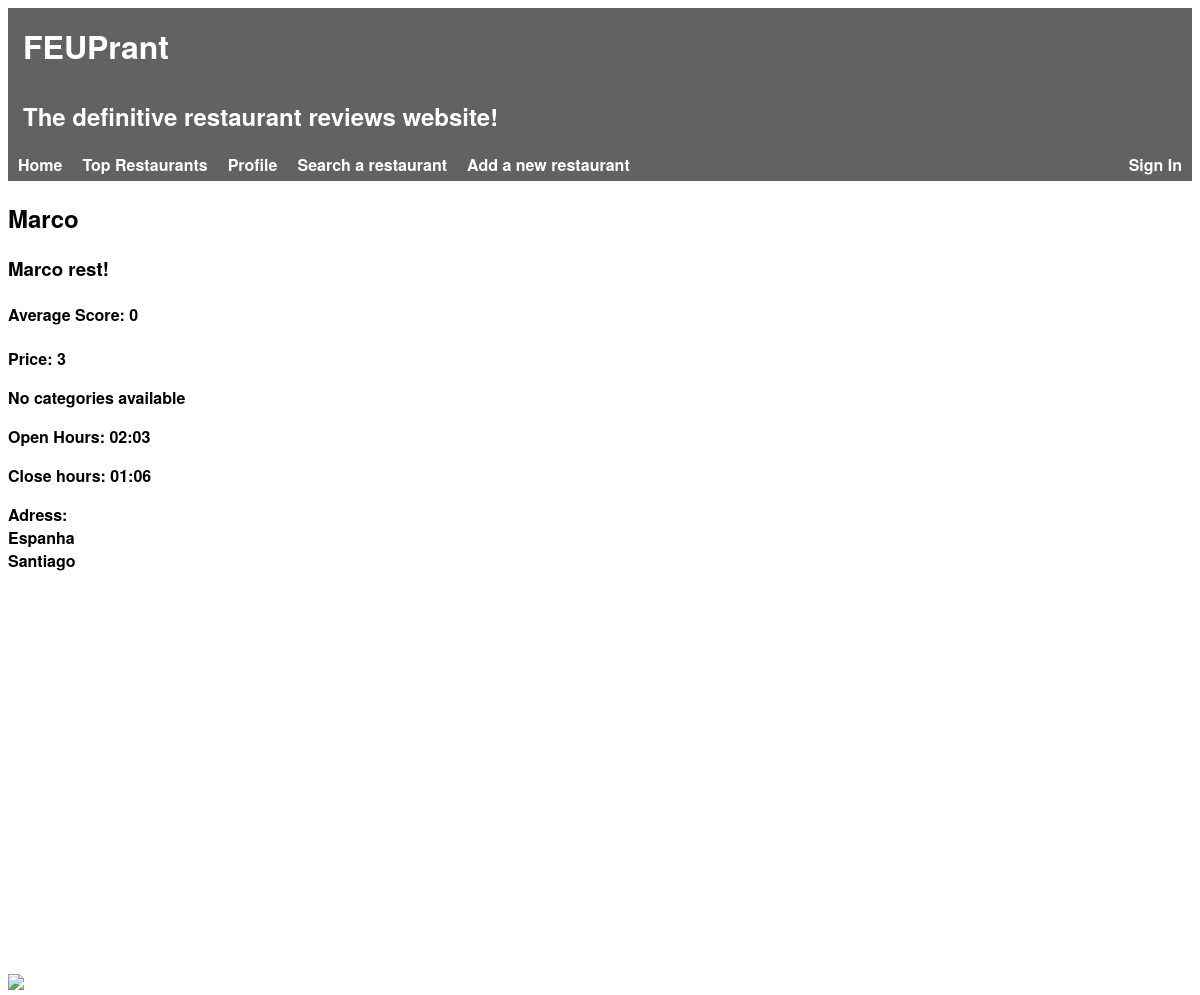
Before: /templates/restaurant.php?idRestaurant=8 with the older database file.
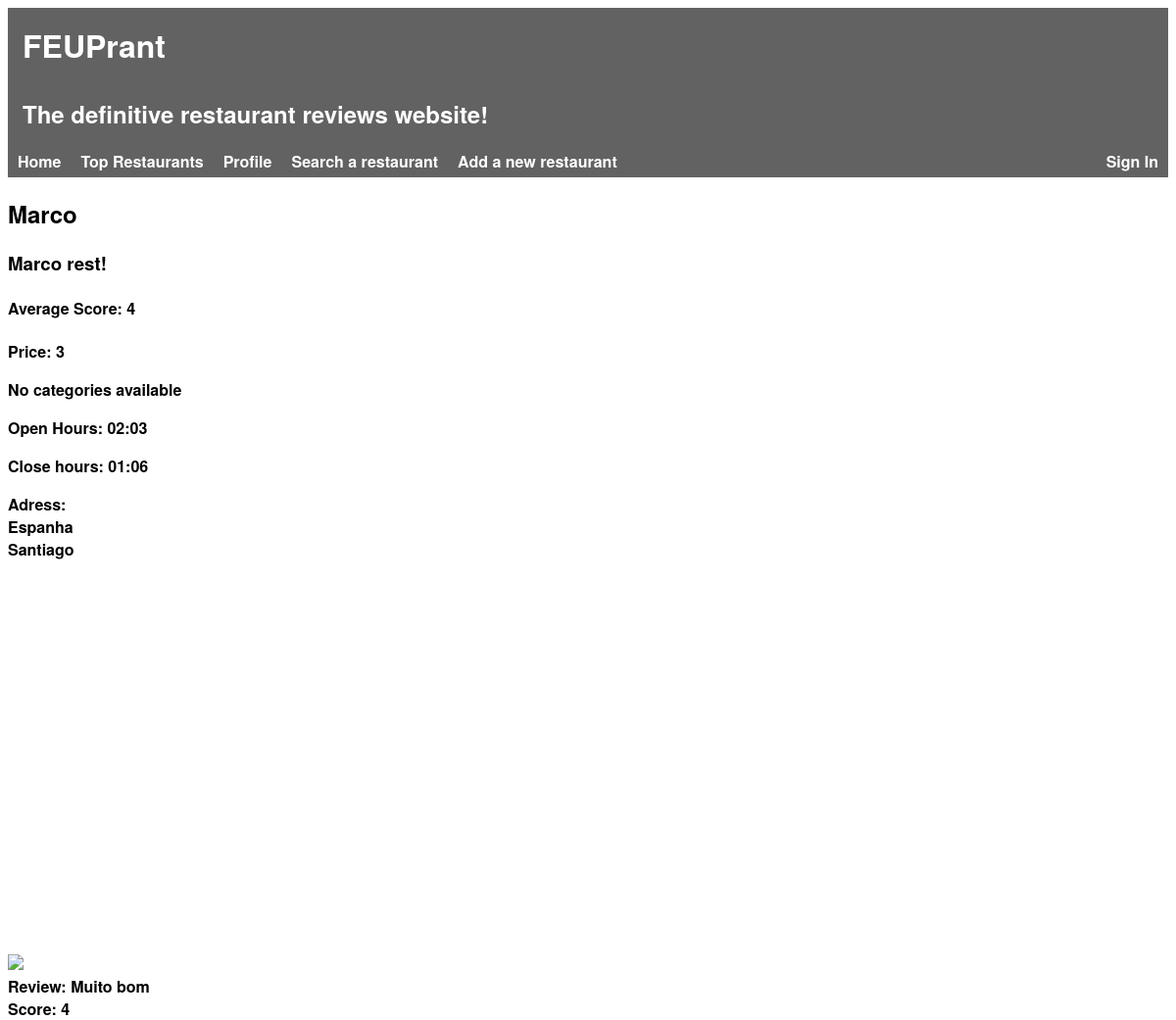
After: the same page with the newer database file.
### tables this page shows
CREATE TABLE Restaurant(
    idRestaurant        INTEGER PRIMARY KEY AUTOINCREMENT,
    name                STRING NOT NULL,
    description         STRING NOT NULL,
    score               FLOAT NOT NULL,

    idOwner             INTEGER REFERENCES User(idUser),
    idRestaurantInfo    INTEGER REFERENCES RestaurantInfo(idRestaurantInfo)
);

CREATE TABLE Review(
    idReview        INTEGER PRIMARY KEY AUTOINCREMENT,
    score           INTEGER NOT NULL,
    comment         STRING,

    idRestaurant    INTEGER REFERENCES Restaurant(idRestaurant),
    idUser          INTEGER REFERENCES User(idUser)
);

### database/db_restaurants.php (called while the page is built, shortened)
<?php
    function getRestaurantById($idRestaurant) {
        global $db;
        $stmt = $db->prepare('SELECT * FROM Restaurant WHERE idRestaurant = :id');
        $stmt->bindParam(':id', $idRestaurant);
        $stmt->execute();
        return $stmt->fetch();
    }
?>

### database/db_restaurants_info.php (called while the page is built, shortened)
<?php
    function getInfoById($idRestaurantInfo) {
        global $db;
        $stmt = $db->prepare('SELECT * FROM RestaurantInfo WHERE idRestaurantInfo = :id');
        $stmt->bindParam(':id', $idRestaurantInfo);
        $stmt->execute();
        return $stmt->fetch();
    }
?>

### database/db_localization.php (called while the page is built, shortened)
<?php
    function getLocalizationById($idLocalization) {
        global $db;
        $stmt = $db->prepare('SELECT * FROM Localization WHERE idLocalization = :id');
        $stmt->bindParam(':id', $idLocalization);
        $stmt->execute();
        return $stmt->fetch();
    }
?>

### database/db_photo.php (called while the page is built, shortened)
<?php
    function getPhotoById($idRestaurantInfo) {
        global $db;
        $stmt = $db->prepare('SELECT * FROM PhotoRestaurant WHERE idRestaurantInfo = :id');
        $stmt->bindParam(':id', $idRestaurantInfo);
        $stmt->execute();
        return $stmt->fetch();
    }
?>

### database/db_review.php (called while the page is built, shortened)
<?php
    function getAllReviews($id) {
        global $db;
        $stmt = $db->prepare('SELECT * FROM Review WHERE idRestaurant = :id');
        $stmt->bindParam(':id', $id);
        $stmt->execute();
        return $stmt->fetchAll();
    }
?>

### templates/restaurant.php (the view, shortened to what this page needs)
<?php
    include_once('../database/connection.php');
    include_once('../database/db_restaurants.php');
    include_once('../database/db_restaurants_info.php');
    include_once('../database/db_photo.php');
    include_once('../database/db_localization.php');
    include_once('../database/db_review.php');
    if(isset($_GET['idRestaurant'])) {
        $restaurant = getRestaurantById($_GET['idRestaurant']);
    } else {
        $_SESSION['idRestaurant'] = $_SESSION['restaurant'];
        $restaurant = $_SESSION['restaurant'];
        if($restaurant == false)
            die('There was no restaurant with the specified id');
    }
    $info = getInfoById($restaurant['idRestaurantInfo']);
    $localization = getLocalizationById($info['idLocalization']);
    $photo = getPhotoById($info['idRestaurantInfo']);
    $reviews = getAllReviews($_GET['idRestaurant']);
    include_once('header.php');
?>
<section>
    <div id='restaurant'>
        <h2><?=$restaurant['name']?></h2>
        <h3><?=$restaurant['description']?></h3>
        <h4>Average Score: <?=$restaurant['score']?></h3>
    <div id='restaurantInfo'>
        <?php if($info['price']) { ?>
            <p>Price: <?=$info['price']?></p>
        <?php } else { ?>
            <p>No prices available</p>
        <?php } ?>
        <?php if($info['category']) { ?>
            <p>Categories: <?=$info['category']?></p>
        <?php } else { ?>
            <p>No categories available</p>
        <?php } ?>
        <?php if($info['openHours']) { ?>
            <p>Open Hours: <?=$info['openHours']?></p>
        <?php } else { ?>
            <p>No open hours available</p>
        <?php } ?>
        <?php if($info['closeHours']) { ?>
            <p>Close hours: <?=$info['closeHours']?></p>
        <?php } else { ?>
            <p>No close hours available</p>
        <?php } ?>
    </div>
    <div id="localization">
        <?php if(isset($localization['country']) || isset($localization['city']) || isset($localization['road'])) { ?>
            <label>Adress: </label>
        <?php } else { ?>
            <label>No address available</label>
        <?php } ?>
        <div id="country"><?=$localization['country']?></div>
        <div id="city"><?=$localization['city']?></div>
        <div id="map" style="width:20%; height:400px"></div>
    </div>
    <div id="photos">
            <img src="../images/originals/<?=$photo['idPhoto']?>.jpg">
    </div>
    <div id='reviews'>
        <?php if($reviews)
            foreach($reviews as $review) { ?>
                <label>Review: </label><?=$review['comment']?>
                <br>
                <label>Score: </label><?=$review['score']?>
                <br>
            <?php } ?>
    </div>
</section>

Changed rows visible on the page:
changed restaurant "Marco": score "0" → "4"
added review: comment "Muito bom", score "4"
